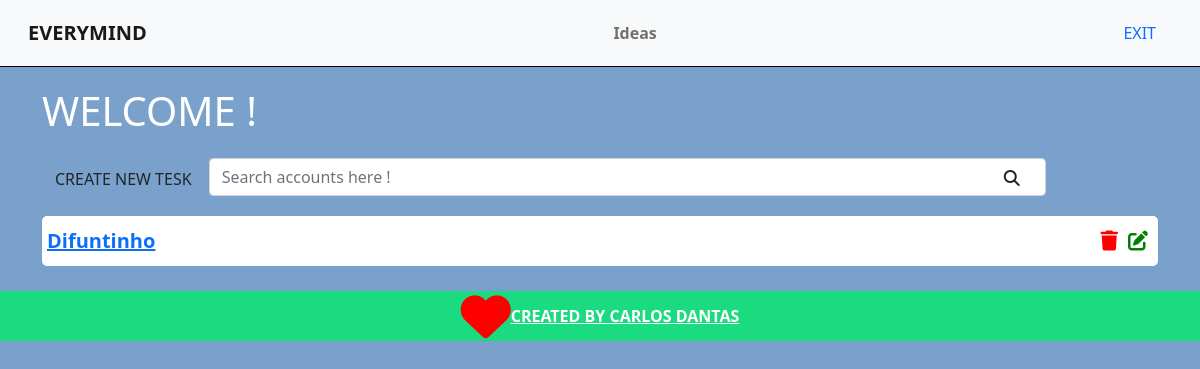
Before: / (signed in) with the older database file.
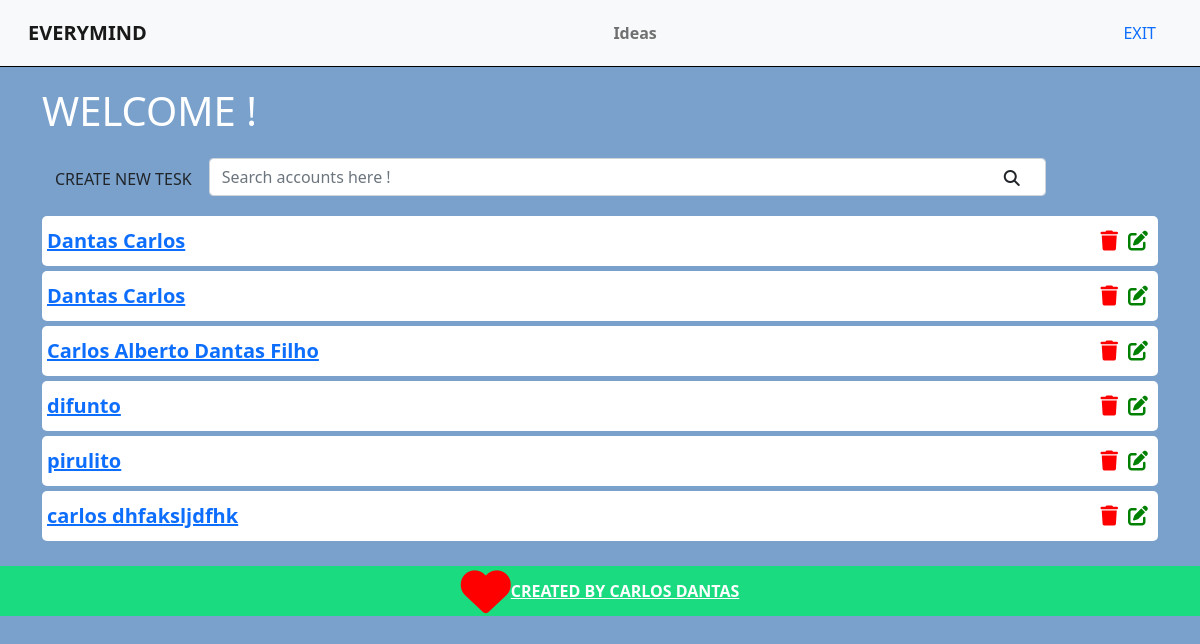
After: the same page with the newer database file.
### create/models.py (models this page shows, shortened)
class login (models.Model):
    STATUS = (
        ('Doing', 'Doing'),
        ('Done', 'Done'),
    )
    name = models.CharField(max_length=255)
    email = models.CharField(max_length=255, default='')
    phone = models.CharField(max_length=255, default='')
    password01 = models.CharField(max_length=255, default='')
    password02 = models.CharField(max_length=255, default='')
    done = models.CharField(
        max_length=5,
        choices=STATUS,
    )
    created_at = models.DateTimeField(auto_now_add = True)
    updated_at = models.DateTimeField(auto_now = True)
    class Meta:
        verbose_name_plural = 'Tasks'

### create/views.py (the view)
# urls.py: path('', views.accounts, name='accounts'),
@login_required
def accounts(request):
    Login_list =  login.objects.all()
    return render(request, 'pages/accounts.html', {'Login': Login_list})

### create/Templates/pages/accounts.html (shortened to what this page needs)
{% extends 'base.html' %}
{% block content %}
    <div class="">
        <h1 class="pulse">WELCOME {{ name }}!</h1>
        <div class="box-creat-task">
            <a href="/register"><button type="submit" class="btn">CREATE NEW TESK</button></a>
            <div class="col-9 search-div">
                <input class="form-control" type="text" id="search" name="search" placeholder="Search accounts here !">
                <i class="fas fa-search"></i>
            </div>
        </div>
        <ul class="task-list">
            {% for user in Login %}
                <li class="task-item">
                    <span><a href="login/{{user.id}}" id="link-item">{{user.name}}</a></span>
                    <a href="edit/{{user.id}}"><span><i class="fas fa-edit"></i></span></a>
                    <span id="myBtn"><i class="fas fa-trash"></i></span>
                </li>
            {% endfor %}
        </ul>
    </div>
{% endblock %}

### create/Templates/base.html (shortened to what this page needs)
{% load static %}
<!DOCTYPE html>
<html lang="en">
<head>
    <link href="https://stackpath.bootstrapcdn.com/bootstrap/4.4.1/css/bootstrap.min.css" rel="stylesheet">
    <link href="https://cdn.jsdelivr.net/npm/bootstrap@5.0.0-beta3/dist/css/bootstrap.min.css" rel="stylesheet">
    <link rel="stylesheet" href="{% static 'css/global.css' %}">
</head>
<body class="body">
    <nav class="navbar navbar-expand-lg navbar-light bg-light">
        <div class="container-fluid">
          <a class="navbar-brand">EVERYMIND</a>
          <div class="collapse navbar-collapse" id="navbarSupportedContent">
            <ul class="navbar-nav me-auto mb-2 mb-lg-0">
              {% if user.is_authenticated %}
              <li class="nav-item">
                <a class="nav-link" href="/">Ideas</a>
              </li>
              {% else %}
              <li class="nav-item">
                <a class="nav-link" href="/accounts/login">HOME</a>
              </li>
              {% endif %}
            </ul>
            {% if user.is_authenticated %}
            <a class="nav-link nav-option" href="/accounts/logout">EXIT</a>
            {% else %}
            <a class="nav-link nav-option"  href="/accounts/register">CREATE ACCOUNT</a>
            {% endif %}
          </div>
        </div>
      </nav>
    <div class="container">
        {% block content %}
        {% endblock %}
    </div>
</body>
<footer class="footer">
  <i class="fa fa-heart heart" aria-hidden="true"></i>
  <a  href="https://www.linkedin.com/in/carlos-alberto-dantas-filho-a10257195/" target="_blank" class="master">CREATED BY CARLOS DANTAS</a>
</footer>
</html>

### create/static/css/global.css (style rules this page uses)
.body { background-color: rgb(121, 161, 204); }
h1 { color: white; }
.heart { color: red; font-size: 50px; animation: heart-pulse 2s infinite ease-out; }
.pulse { animation: pulse 3s infinite ; }
.master { color:white; font-weight: bold; float:right; }
.navbar { border-bottom: 1px solid black; margin-bottom: 20px; }
.navbar-nav { margin: auto; }
.navbar-brand { font-weight: bold; }
.fas.fa-search { position: absolute; top: 12px; right: 26px; }
.search-div { padding: 0px; margin-top: 15px; margin-bottom: 15px; display: inline-block; }
li { padding: 5px; font-weight: bold; }
.task-list { padding-left: 0; }
.task-item { margin-top: 5px; list-style: none; font-size: 20px; height: 50px; padding-top: 10px; border-radius: 5px; background-color: white; }
.fas.fa-trash, .fas.fa-edit { cursor: pointer; margin: 5px; font-size: 20px; float:right; }
.fas.fa-trash { color: red; }
.fas.fa-edit { color: green; }
.footer { margin-top:25px; display: flex; justify-content: center; align-items: center; background-color: rgb(27, 219, 129); width: 100%; }

Changed rows visible on the page:
removed login: name "Difuntinho"
added login: name "Dantas Carlos"
added login: name "Dantas Carlos"
added login: name "Carlos Alberto Dantas Filho"
added login: name "difunto"
added login: name "pirulito"
added login: name "carlos dhfaksljdfhk"
